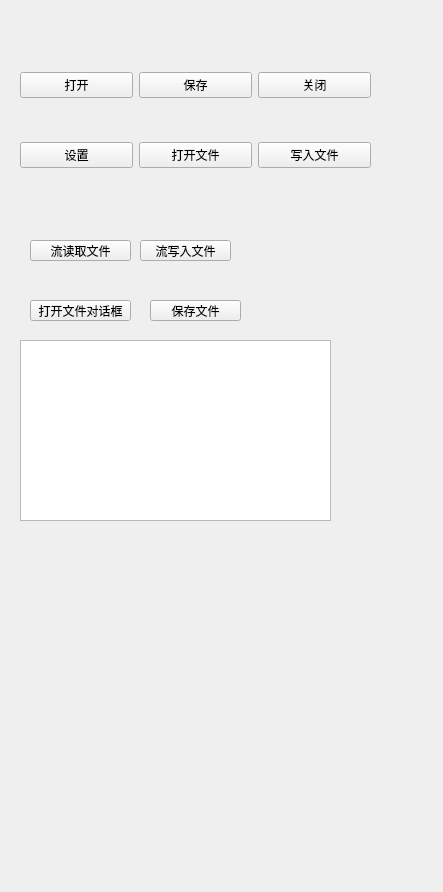
<?xml version="1.0" encoding="UTF-8"?>
<ui version="4.0">
 <class>Widget</class>
 <widget class="QWidget" name="Widget">
  <property name="geometry">
   <rect>
    <x>0</x>
    <y>0</y>
    <width>443</width>
    <height>892</height>
   </rect>
  </property>
  <property name="windowTitle">
   <string>Widget</string>
  </property>
  <widget class="QWidget" name="horizontalLayoutWidget">
   <property name="geometry">
    <rect>
     <x>20</x>
     <y>50</y>
     <width>351</width>
     <height>71</height>
    </rect>
   </property>
   <layout class="QHBoxLayout" name="horizontalLayout">
    <item>
     <widget class="QPushButton" name="BtnOpen">
      <property name="text">
       <string>打开</string>
      </property>
     </widget>
    </item>
    <item>
     <widget class="QPushButton" name="BtnSave">
      <property name="text">
       <string>保存</string>
      </property>
     </widget>
    </item>
    <item>
     <widget class="QPushButton" name="BtnClose">
      <property name="text">
       <string>关闭</string>
      </property>
     </widget>
    </item>
   </layout>
  </widget>
  <widget class="QWidget" name="horizontalLayoutWidget_2">
   <property name="geometry">
    <rect>
     <x>20</x>
     <y>120</y>
     <width>351</width>
     <height>71</height>
    </rect>
   </property>
   <layout class="QHBoxLayout" name="horizontalLayout_2">
    <item>
     <widget class="QPushButton" name="BtnSet">
      <property name="text">
       <string>设置</string>
      </property>
     </widget>
    </item>
    <item>
     <widget class="QPushButton" name="BtnOpenFile">
      <property name="text">
       <string>打开文件</string>
      </property>
     </widget>
    </item>
    <item>
     <widget class="QPushButton" name="BtnWriteFile">
      <property name="text">
       <string>写入文件</string>
      </property>
     </widget>
    </item>
   </layout>
  </widget>
  <widget class="QPushButton" name="BtnStreamRead">
   <property name="geometry">
    <rect>
     <x>30</x>
     <y>240</y>
     <width>101</width>
     <height>21</height>
    </rect>
   </property>
   <property name="text">
    <string>流读取文件</string>
   </property>
  </widget>
  <widget class="QPushButton" name="BtnSteamWrite">
   <property name="geometry">
    <rect>
     <x>140</x>
     <y>240</y>
     <width>91</width>
     <height>21</height>
    </rect>
   </property>
   <property name="text">
    <string>流写入文件</string>
   </property>
  </widget>
  <widget class="QPushButton" name="BtnFileDialog">
   <property name="geometry">
    <rect>
     <x>30</x>
     <y>300</y>
     <width>101</width>
     <height>21</height>
    </rect>
   </property>
   <property name="text">
    <string>打开文件对话框</string>
   </property>
  </widget>
  <widget class="QPushButton" name="BtnSaveFile">
   <property name="geometry">
    <rect>
     <x>150</x>
     <y>300</y>
     <width>91</width>
     <height>21</height>
    </rect>
   </property>
   <property name="text">
    <string>保存文件</string>
   </property>
  </widget>
  <widget class="MyTextEdit" name="textEdit">
   <property name="geometry">
    <rect>
     <x>20</x>
     <y>340</y>
     <width>311</width>
     <height>181</height>
    </rect>
   </property>
  </widget>
 </widget>
 <customwidgets>
  <customwidget>
   <class>MyTextEdit</class>
   <extends>QTextEdit</extends>
   <header>mytextedit.h</header>
  </customwidget>
 </customwidgets>
 <resources/>
 <connections/>
</ui>
